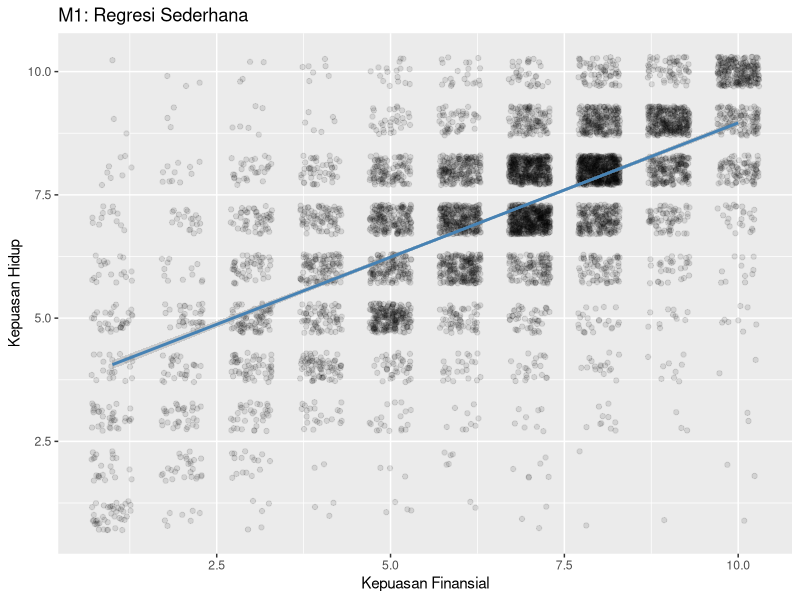
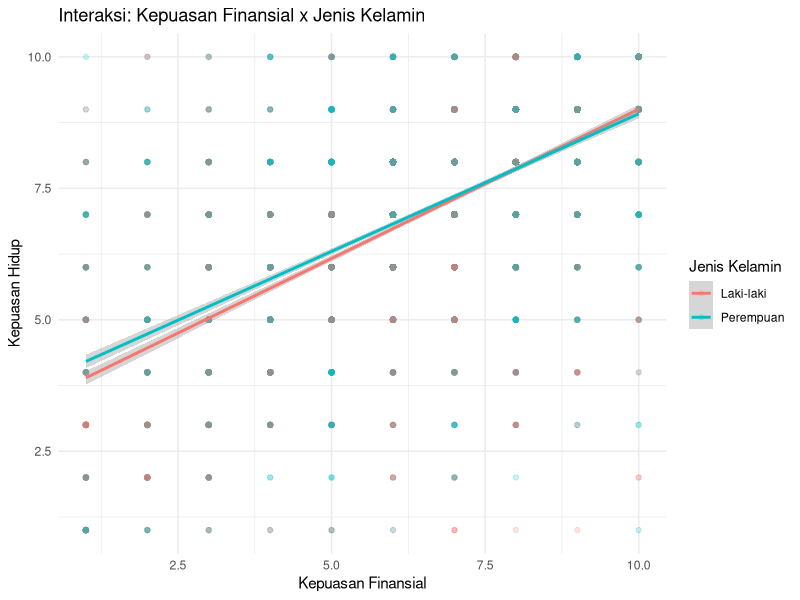
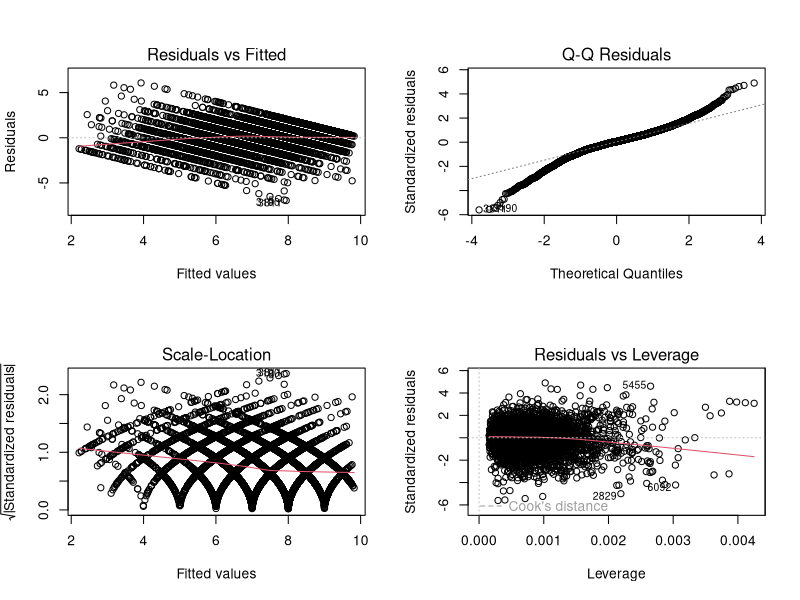

The R source for these figures, in order:
## ---- chunk 1
#| echo: false
#| warning: false
#| message: false
library(tidyverse)
library(readxl)
library(broom)
library(car)
library(lmtest)
library(sandwich)
library(knitr)
set.seed(2026)
## ---- chunk 2
#| echo: true
wvs <- read_excel("data/regresi/wvs1.xlsx")
dat <- wvs |>
  select(kepuasan_hidup, kebebasan_memilih, kepuasan_finansial, usia,
         religiusitas, jenis_kelamin, negara) |>
  drop_na()
nrow(dat)
## ---- chunk 3
#| echo: true
cor(dat$kepuasan_finansial, dat$kepuasan_hidup)
cor.test(dat$kepuasan_finansial, dat$kepuasan_hidup)
## ---- chunk 4
#| echo: true
m1 <- lm(kepuasan_hidup ~ kepuasan_finansial, data = dat)
tidy(m1, conf.int = TRUE)
## ---- chunk 5
#| echo: true
glance(m1) |> select(r.squared, adj.r.squared, AIC)
## ---- chunk 6
#| echo: true
#| output-location: slide
ggplot(dat, aes(x = kepuasan_finansial, y = kepuasan_hidup)) +
  geom_jitter(alpha = 0.1, width = 0.3, height = 0.3) +
  geom_smooth(method = "lm", color = "steelblue") +
  labs(title = "M1: Regresi Sederhana",
       x = "Kepuasan Finansial", y = "Kepuasan Hidup")
## ---- chunk 7
#| echo: true
m2 <- lm(kepuasan_hidup ~ kepuasan_finansial + kebebasan_memilih, data = dat)
tidy(m2, conf.int = TRUE)
## ---- chunk 8
#| echo: true
m3 <- lm(kepuasan_hidup ~ kepuasan_finansial + kebebasan_memilih +
           religiusitas + usia, data = dat)
tidy(m3, conf.int = TRUE)
## ---- chunk 9
#| echo: true
dat <- dat |>
  mutate(jenis_kelamin = factor(jenis_kelamin),
         negara = factor(negara))

m4 <- lm(kepuasan_hidup ~ kepuasan_finansial + kebebasan_memilih +
           religiusitas + usia + jenis_kelamin, data = dat)
tidy(m4, conf.int = TRUE) |> kable(digits = 3)
## ---- chunk 10
#| echo: true
m5 <- lm(kepuasan_hidup ~ kepuasan_finansial + kebebasan_memilih +
           religiusitas + usia + jenis_kelamin + negara, data = dat)
tidy(m5, conf.int = TRUE) |> kable(digits = 3)
## ---- chunk 11
#| echo: true
dat <- dat |> mutate(negara = relevel(negara, ref = "Singapura"))

m5b <- lm(kepuasan_hidup ~ kepuasan_finansial + kebebasan_memilih +
            religiusitas + usia + jenis_kelamin + negara, data = dat)
tidy(m5b, conf.int = TRUE) |> kable(digits = 3)
## ---- chunk 12
#| echo: true
m6 <- lm(kepuasan_hidup ~ kepuasan_finansial * jenis_kelamin +
           kebebasan_memilih + religiusitas + usia, data = dat)
tidy(m6, conf.int = TRUE) |> kable(digits = 3)
## ---- chunk 13
#| echo: true
#| output-location: slide
ggplot(dat, aes(x = kepuasan_finansial, y = kepuasan_hidup,
                color = jenis_kelamin)) +
  geom_point(alpha = 0.2) +
  geom_smooth(method = "lm") +
  labs(title = "Interaksi: Kepuasan Finansial x Jenis Kelamin",
       x = "Kepuasan Finansial", y = "Kepuasan Hidup",
       color = "Jenis Kelamin") +
  theme_minimal()
## ---- chunk 14
#| echo: true
anova(m1, m2, m3)
## ---- chunk 15
#| echo: true
r2_adj <- c(glance(m1)$adj.r.squared, glance(m2)$adj.r.squared,
            glance(m3)$adj.r.squared, glance(m4)$adj.r.squared,
            glance(m5)$adj.r.squared, glance(m6)$adj.r.squared)

cohens_f2 <- c(NA, diff(r2_adj) / (1 - r2_adj[-1]))

tibble(
  Model = paste0("m", 1:6),
  Formula = c("finansial", "+ kebebasan", "+ religiusitas + usia",
              "+ jenis_kelamin", "+ negara", "finansial * jk + lainnya"),
  R2_adj = r2_adj,
  AIC = c(AIC(m1), AIC(m2), AIC(m3), AIC(m4), AIC(m5), AIC(m6)),
  Cohens_f2 = cohens_f2
) |> kable(digits = 3)
## ---- chunk 16
#| echo: true
#| output-location: slide
par(mfrow = c(2, 2))
plot(m3)
## ---- chunk 17
#| echo: true
vif(m3)
## ---- chunk 18
#| echo: true
ks.test(m3$residuals, "pnorm", mean = 0, sd = sd(m3$residuals))
dwtest(m3)
## ---- chunk 19
#| echo: true
bptest(m3)
## ---- chunk 20
#| echo: true
coeftest(m3, vcov = vcovHC(m3, type = "HC3"))
## ---- chunk 21
#| echo: true
dat_scaled <- dat |> mutate(across(where(is.numeric), scale))
m3_std <- lm(kepuasan_hidup ~ kepuasan_finansial + kebebasan_memilih +
               religiusitas + usia, data = dat_scaled)
tidy(m3_std, conf.int = TRUE) |> kable(digits = 3)
## ---- chunk 22
#| echo: true
#| code-fold: true
#| code-summary: "Jawaban"
m_latihan <- lm(kepuasan_hidup ~ kebebasan_memilih, data = dat)
tidy(m_latihan, conf.int = TRUE)
glance(m_latihan) |> select(r.squared, adj.r.squared)
## ---- chunk 23
#| echo: true
#| code-fold: true
#| code-summary: "Jawaban"
m_latihan2 <- lm(kepuasan_hidup ~ kepuasan_finansial + kebebasan_memilih +
                   religiusitas + usia, data = dat)
tidy(m_latihan2, conf.int = TRUE)
vif(m_latihan2)
## ---- chunk 24
#| echo: true
#| code-fold: true
#| code-summary: "Jawaban"
wvs2 <- read_excel("data/regresi/wvs2.xlsx")
wvs_all <- bind_rows(wvs, wvs2) |>
  select(kepuasan_hidup, kepuasan_finansial, religiusitas,
         kebebasan_memilih, usia, jenis_kelamin, negara) |>
  drop_na()

m_final <- lm(kepuasan_hidup ~ kepuasan_finansial + kebebasan_memilih +
                religiusitas + usia + jenis_kelamin + negara, data = wvs_all)
tidy(m_final, conf.int = TRUE)
glance(m_final) |> select(r.squared, adj.r.squared, AIC)
